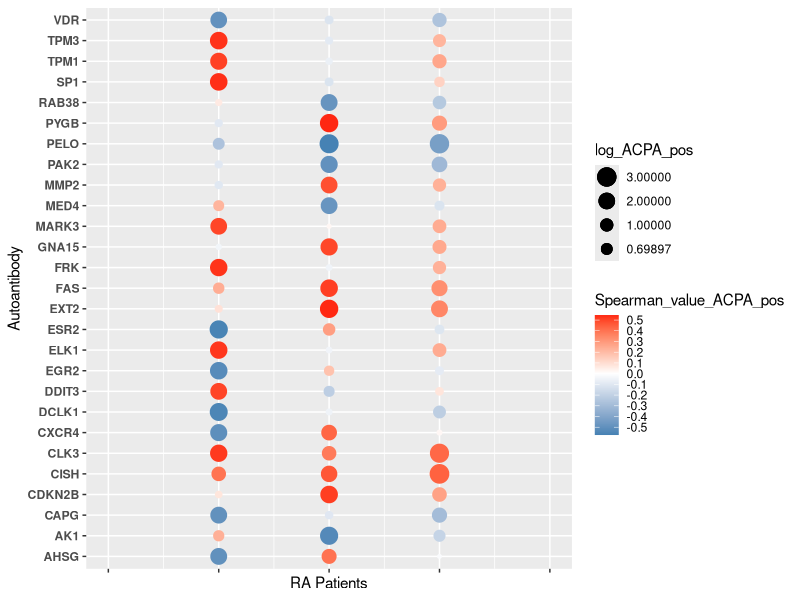
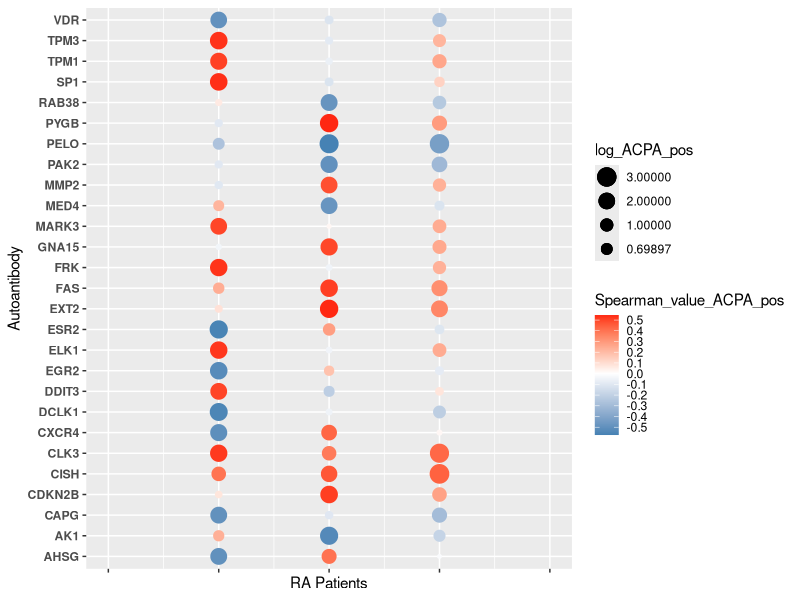

R code for these plots, in order:

library("ggpubr")
library("ggplot2")
library("dplyr")
library("RColorBrewer")
library("reshape2")

#read in the quantile normalized data
quantile_df <- read.csv("../data/quantile_for_CDAI_scatterplots.csv")
cdai_df2 <- read.csv("../data/patient_info_table.csv", header = TRUE)



print(cdai_df2$Sample_ID == quantile_df$Sample_ID)


#get number of features
num_features1 <- ncol(quantile_df)-2
num_patients <- dim(quantile_df)[1]


#get feature names
feature_name_df <- colnames(quantile_df[1:num_features1])
#make a dataframe to hold the results
spearman_values_df <- as.data.frame(matrix(data = 0, nrow = num_features1, ncol = 3))
spearman_values_df[1:num_features1,1] <- feature_name_df
colnames(spearman_values_df) <- cbind("Autoantibody", "Spearman_value_all_RA", "P_value_all_RA")
#View(spearman_values_df)
#calculate spearman correlations

feature1 <- cdai_df2$CDAI
#View(feature1)
for (i in 1:num_features1) {
  feature2 <- quantile_df[1:num_patients, i]
  pearson_value <- cor.test(feature1, feature2, method = "spearman")[4]
  spearman_values_df[i,2] <- pearson_value
  pval <- cor.test(feature1, feature2, method = "spearman")[3]
  spearman_values_df[i,3] <- pval
}
#View(spearman_values_df)


#Now split ACPA+ and ACPA-  groups
ACPA_pos_df <- filter(quantile_df, quantile_df$Study_group == 'ACPA_positive_RA')
#View(ACPA_pos_df)
ACPA_neg_df <- filter(quantile_df, quantile_df$Study_group == 'ACPA_negative_RA')
#View(ACPA_neg_df)

ACPA_pos_CDAI <- filter(cdai_df2, cdai_df2$Study_group == 'ACPA_positive_RA')
#View(ACPA_pos_CDAI)
ACPA_neg_CDAI <- filter(cdai_df2, cdai_df2$Study_group == 'ACPA_negative_RA')
#View(ACPA_neg_CDAI)

ACPA_pos_df <- ACPA_pos_df[order(ACPA_pos_df$Sample_ID),]
#View(ACPA_pos_df)
ACPA_pos_CDAI <- ACPA_pos_CDAI[order(ACPA_pos_CDAI$Sample_ID),]
#View(ACPA_pos_CDAI)
print(ACPA_pos_df$Sample_ID == ACPA_pos_CDAI$Sample_ID)

#Now do the same for ACPA-negative
ACPA_neg_df <- ACPA_neg_df[order(ACPA_neg_df$Sample_ID),]
#View(ACPA_neg_df)
ACPA_neg_CDAI <- ACPA_neg_CDAI[order(ACPA_neg_CDAI$Sample_ID),]
#View(ACPA_neg_CDAI)
print(ACPA_neg_df$Sample_ID == ACPA_neg_CDAI$Sample_ID)

#get number of samples for ACPA+ and ACPA-
num_pos <- dim(ACPA_pos_CDAI)[1]
print("number of ACPA positive")
print(num_pos)
num_neg <- dim(ACPA_neg_CDAI)[1]
print("number of ACPA negative")
print(num_neg)


#Make a data frame to hold the values
ACPA_pos_spearman <- as.data.frame(matrix(data = 0, nrow = num_features1, ncol = 3))
ACPA_pos_spearman[1:num_features1,1] <- feature_name_df
colnames(ACPA_pos_spearman) <- cbind("Autoantibody", "Spearman_value_ACPA_pos", "P_value_ACPA_pos")
#View(ACPA_pos_spearman)
feature1 <- ACPA_pos_CDAI$CDAI
for (i in 1:num_features1) {
  feature2 <- ACPA_pos_df[1:num_pos, i]
  spearman_val <- cor.test(feature1, feature2, method = "spearman")[4]
  ACPA_pos_spearman[i,2] <- spearman_val
  p_val <- cor.test(feature1, feature2, method = "spearman")[3]
  ACPA_pos_spearman[i,3] <- p_val
}
#View(ACPA_pos_spearman)


#Now do the same for ACPA-negative
ACPA_neg_spearman <- as.data.frame(matrix(data = 0, nrow = num_features1, ncol = 3))
ACPA_neg_spearman[1:num_features1,1] <- feature_name_df
colnames(ACPA_neg_spearman) <- cbind("Autoantibody", "Spearman_value_ACPA_neg", "P_value_ACPA_neg")
#View(ACPA_neg_spearman)

feature1 <- ACPA_neg_CDAI$CDAI
for (i in 1:num_features1) {
  feature2 <- ACPA_neg_df[1:num_neg, i]
  spearman_val <- cor.test(feature1, feature2, method = "spearman")[4]
  ACPA_neg_spearman[i,2] <- spearman_val
  p_val <- cor.test(feature1, feature2, method = "spearman")[3]
  ACPA_neg_spearman[i,3] <- p_val
}
#View(ACPA_neg_spearman)


#combine the results of the three datasets
all_spearman_results <- cbind(spearman_values_df, ACPA_pos_spearman[1:num_features1,2:3], ACPA_neg_spearman[1:num_features1,2:3])
#View(all_spearman_results)

#now get those that have a p value less than 0.01
all_spearman_sig_pvals <- filter(all_spearman_results, all_spearman_results$`P_value_all_RA` < 0.01 | all_spearman_results$`P_value_ACPA_pos` < 0.01 | all_spearman_results$`P_value_ACPA_neg` < 0.01)
#View(all_spearman_sig_pvals)


#now remove those that have a spearman value less than 0.4 and greater than -0.4
all_significant_spearman_and_pvals <- filter(all_spearman_sig_pvals, (all_spearman_sig_pvals$Spearman_value_all_RA > 0.4 & all_spearman_sig_pvals$`P_value_all_RA` < 0.01) | (all_spearman_sig_pvals$Spearman_value_all_RA < -0.4 & all_spearman_sig_pvals$`P_value_all_RA` < 0.01)| (all_spearman_sig_pvals$Spearman_value_ACPA_pos > 0.4 & all_spearman_sig_pvals$`P_value_ACPA_pos` < 0.01 ) | 
(all_spearman_sig_pvals$Spearman_value_ACPA_pos < -0.4 & all_spearman_sig_pvals$`P_value_ACPA_pos` < 0.01) | 
(all_spearman_sig_pvals$Spearman_value_ACPA_neg > 0.4 & all_spearman_sig_pvals$`P_value_ACPA_neg` < 0.01) | (all_spearman_sig_pvals$Spearman_value_ACPA_neg < -0.4 & all_spearman_sig_pvals$`P_value_ACPA_neg` < 0.01))
#View(all_significant_spearman_and_pvals)


temp_df2 <- data.frame(all_significant_spearman_and_pvals)
temp_df2$log_all_RA <- -log10(temp_df2$P_value_all_RA)
temp_df2$log_ACPA_pos <- -log10(temp_df2$P_value_ACPA_pos)
temp_df2$log_ACPA_neg <- -log10(temp_df2$P_value_ACPA_neg)
temp_df2$ACPA_neg <- 1.5
temp_df2$ACPA_pos <- 2
temp_df2$All_RA <- 2.5

#Order of samples: ACPA+, ACPA-  , ALL RA
bubble_plot1 <- ggplot()+geom_point(data = temp_df2, aes(y = Autoantibody, x=ACPA_pos, colour = Spearman_value_ACPA_pos, size=log_ACPA_pos )) + geom_point(data = temp_df2, aes(y = Autoantibody, x=ACPA_neg, colour = Spearman_value_ACPA_neg, size=log_ACPA_neg ))+geom_point(data = temp_df2, aes(y = Autoantibody, x=All_RA, colour = Spearman_value_all_RA, size=log_all_RA ))+ xlim(1,3) + 
  scale_colour_gradient2(low = "steelblue", mid = "white",high = "red", breaks = c(-0.5,-0.4,-0.3,-0.2,-0.1,0,0.1,0.2,0.3,0.4,0.5))+scale_size_continuous(breaks = c((-log10(0.001)),(-log10(0.01)),(-log10(0.1)), (-log10(0.2))))+ theme(axis.text.x=element_blank(),axis.text = element_text(face="bold"))+xlab("RA Patients")
bubble_plot1

pdf('../output/bubble_plot.pdf')
bubble_plot1
dev.off()








